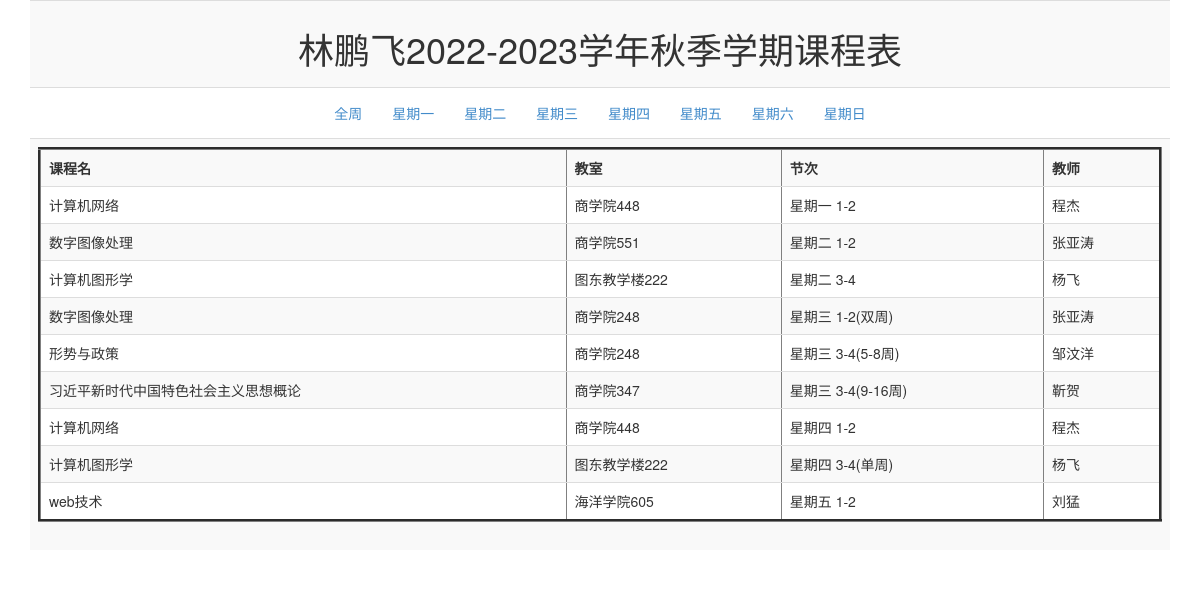
The page / on the database its author committed.
### tables this page shows
CREATE TABLE courses(cID int primary key, cName text NOT NULL);

CREATE TABLE "courseTable" (
	"weekDay"	int,
	"section"	text,
	"cID"	int,
	"tID"	int,
	"classroom"	text,
	CONSTRAINT "fk_tID" FOREIGN KEY("tID") REFERENCES "teachers"("tID"),
	CONSTRAINT "fk_cID" FOREIGN KEY("cID") REFERENCES "courses"("cID"),
	PRIMARY KEY("weekDay","section")
);

CREATE TABLE teachers(tID int primary key, tName text NOT NULL);

### EXP6/App2.py (the view)
@app.route('/', methods=['GET'])
def index():
    try:
        dayStr = request.args['day']
        day = int(dayStr)
    except KeyError:
        day = 0
    if day != 0:  # 星期查询
        selectSql = "select weekDay, section, c.cName, t.tName, classroom " \
                    "from courseTable ct, courses c, teachers t " \
                    "where weekDay=%s and ct.cID=c.cID and ct.tID=t.tID" % day
    else:  # 全周课表
        selectSql = "select weekDay, section, c.cName, t.tName, classroom " \
                    "from courseTable ct, courses c, teachers t " \
                    "where ct.cID=c.cID and ct.tID=t.tID"
    result, _ = db.GetSql(selectSql)
    courseTable = []
    for c in result:
        temp = [c[2], c[4], '星期' + WeekDay[c[0] - 1] + " " + c[1], c[3]]
        courseTable.append(temp)
    return render_template('course.html', courseData=courseTable)

### EXP6/sqlite3DB.py (called while the page is built)
    def Open(self):
        connector = sqlite3.connect(self.dbPath)
        return connector

    def __GetSql(self, sql):
        conn = self.Open()
        cur = conn.cursor()
        cur.execute(sql)
        fields = []
        for field in cur.description:
            fields.append(field[0])
        result = cur.fetchall()
        cur.close()
        return result, fields

    def Close(self, conn):
        conn.close()

    def GetSql(self, sql):
        conn = self.Open()
        result, fields = self.__GetSql(sql)
        self.Close(conn)
        return result, fields

### EXP6/templates/course.html (shortened to what this page needs)
<!DOCTYPE html>
<html lang="en">
<head>
    <link href="../static/bootstrap/3.2.0/css/bootstrap.min.css" rel="stylesheet">
</head>
<body>
<div class="container">
	<table class="table table-striped">
		<tr>
			<td>
				<h1 align="center">林鹏飞2022-2023学年秋季学期课程表</h1>
			</td>
		</tr>
		<tr align="center">
			<td>
                <button class="btn btn-link"><a href="/?day={{ 0 }}">全周</a></button>
                <button class="btn btn-link"><a href="/?day={{ 1 }}">星期一</a></button>
                <button class="btn btn-link"><a href="/?day={{ 2 }}">星期二</a></button>
                <button class="btn btn-link"><a href="/?day={{ 3 }}">星期三</a></button>
                <button class="btn btn-link"><a href="/?day={{ 4 }}">星期四</a></button>
                <button class="btn btn-link"><a href="/?day={{ 5 }}">星期五</a></button>
                <button class="btn btn-link"><a href="/?day={{ 6 }}">星期六</a></button>
                <button class="btn btn-link"><a href="/?day={{ 7 }}">星期日</a></button>
			</td>
		</tr>
		<tr>
			<td>
				<table class="table table-striped" id="courseTable" align="center" border="3" width="800" cellpadding="3">
					<tr id="header" align="center">
						<th>课程名</th>
						<th>教室</th>
						<th>节次</th>
						<th>教师</th>
					</tr>
                    {% for course in courseData %}
                        <tr>
                            {% for d in course %}
                                <td>{{ d }}</td>
                            {% endfor %}
                        </tr>
                    {% endfor %}
				</table>
			</td>
		</tr>
	</table>
</div>
</body>
</html>

### rows shown on the page
courseTable: classroom "商学院448", course "星期一 1-2"
courses: cName "计算机网络"
teachers: tName "程杰"
courseTable: classroom "商学院551", course "星期二 1-2"
courses: cName "数字图像处理"
teachers: tName "张亚涛"
courseTable: classroom "图东教学楼222", course "星期二 3-4"
courses: cName "计算机图形学"
teachers: tName "杨飞"
courseTable: classroom "商学院248", course "星期三 1-2(双周)"
courseTable: classroom "商学院248", course "星期三 3-4(5-8周)"
courses: cName "形势与政策"
teachers: tName "邹汶洋"
courseTable: classroom "商学院347", course "星期三 3-4(9-16周)"
courses: cName "习近平新时代中国特色社会主义思想概论"
teachers: tName "靳贺"
courseTable: classroom "商学院448", course "星期四 1-2"
courseTable: classroom "图东教学楼222", course "星期四 3-4(单周)"
courseTable: classroom "海洋学院605", course "星期五 1-2"
courses: cName "web技术"
teachers: tName "刘猛"
